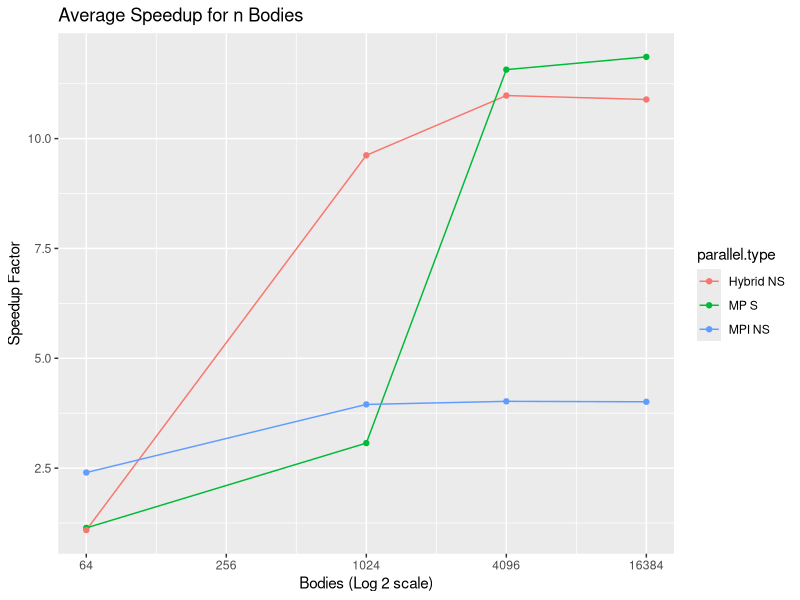

Here is the R script that generated this plot:
library(ggplot2)
library(scales)

bodies <- c(64, 1024, 4096, 16384)
rep(bodies,c(3, 3, 3, 3))
parallel.type <- rep(c('MP S', 'MPI NS', 'Hybrid NS'), 4)
speedup <- c(1.14, 2.4, 1.09, 3.07, 3.95, 9.62, 11.57, 4.02, 10.98, 11.86, 4.01, 10.89)


df <- data.frame(bodies = rep(bodies,c(3, 3, 3, 3)), parallel.type = parallel.type, speedup=speedup)

ggplot(data = df, aes(x=bodies, y=speedup, group=parallel.type, colour=parallel.type)) +
  geom_line() +
  geom_point() +
  scale_x_continuous(trans='log2',
                     breaks = trans_breaks("log2", function(x) 2^x),
                     ) +
  ggtitle("Average Speedup for n Bodies") +
  labs(x="Bodies (Log 2 scale)", y="Speedup Factor")
